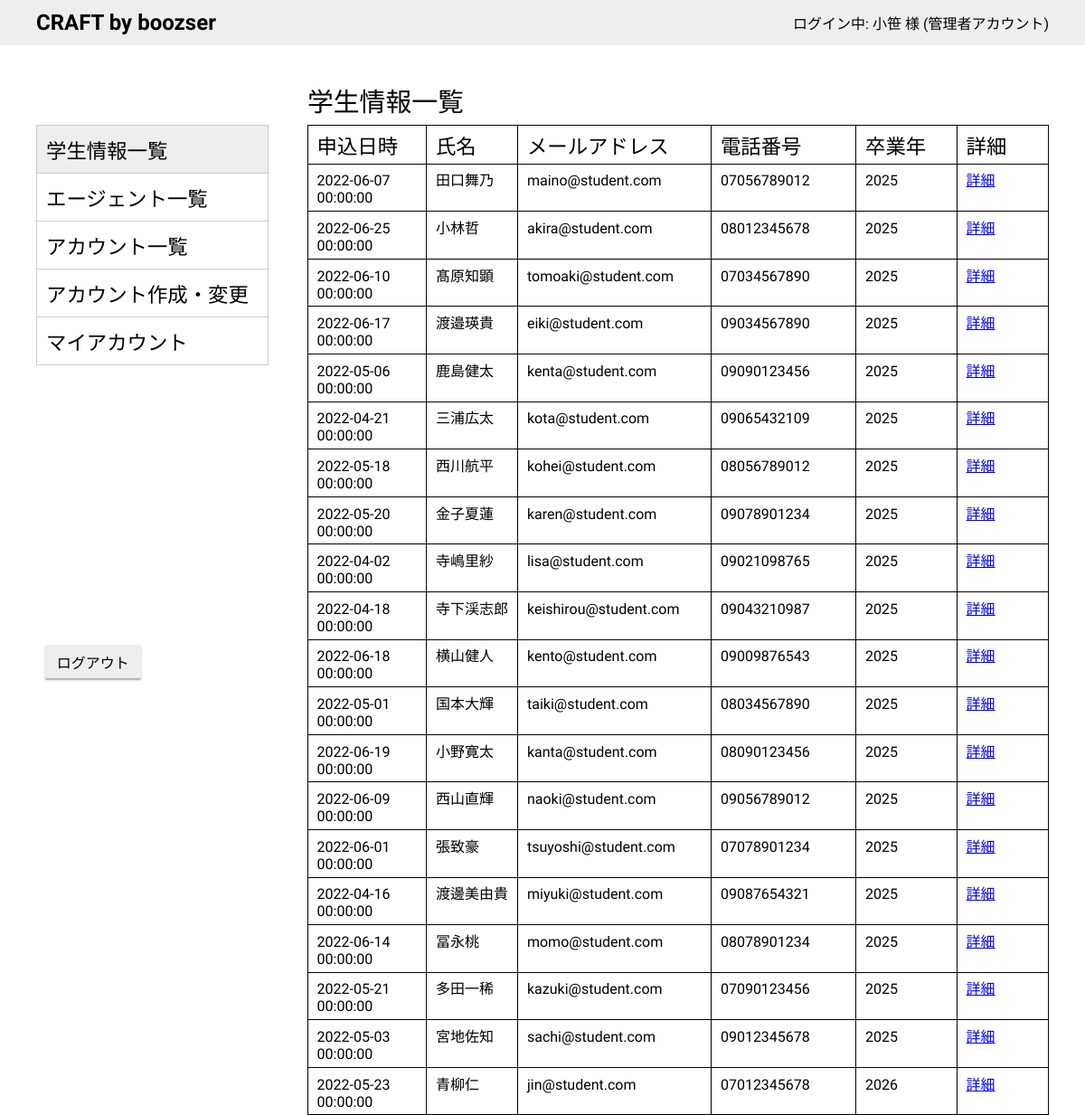
Screenshot of /admin/students.php (signed in) with the database file from the repository.
### tables this page shows
CREATE TABLE students(
  id VARCHAR(255) NOT NULL PRIMARY KEY,
  created_at DATETIME DEFAULT CURRENT_TIMESTAMP,
  inquiry_option_id INT NOT NULL,
  student_name TEXT(50) NOT NULL,
  student_name_ruby TEXT(50) NOT NULL,
  birthday DATE NOT NULL,
  sex INT NOT NULL,
  email TEXT(255) NOT NULL,
  tel TEXT(15) NOT NULL,
  univ TEXT(50) NOT NULL,
  faculty TEXT(50),
  department TEXT(50),
  graduate_year INT NOT NULL,
  postal_code TEXT(7),
  address TEXT(200),
  optional_comment TEXT(1000)
);

### src/admin/students.php (called while the page is built, shortened)
<?php
require(dirname(__FILE__) . "/app/dbconnect.php");
require(dirname(__FILE__) . "/app/_ctrl-pages.php");
$pgdata = array();
$pgdata += array('right_id' => $_SESSION['right_id']);
$pgdata += array('page_id' => 0);
$pgdata += array('page_title' => $pages[$pgdata['page_id']]['title']);
$pgdata += array('table_data' => [
  'th' => ['申込日時', '氏名', 'メールアドレス', '電話番号', '卒業年', '詳細'],
  'tr' => array()
]);
if ($_SESSION['right_id'] != 1) {
  $trs_stmt = $db->query(
    "SELECT
    created_at, student_name, email, tel, graduate_year,id
  FROM
    students"
  );
}
$trs = $trs_stmt->fetchAll();
foreach ($trs as $tr) :
  array_push($pgdata['table_data']['tr'], [$tr['created_at'], $tr['student_name'], $tr['email'], $tr['tel'], $tr['graduate_year'], '<a href="student-info.php?id=' . $tr["id"] . '" target="" class="link">詳細</a>']);
endforeach;
require(dirname(__FILE__) . "/app/right-check.php");
require(dirname(__FILE__) . "/app/fetch-account-name.php");
include(dirname(__FILE__) . "/parts/templates/_list-template.php");

### src/admin/app/_ctrl-pages.php (called while the page is built)
<?php
$pages = array(
  0 => [
    'title' => '学生情報一覧',
    'name' => 'students.php',
    'show_nav' => true,
    'right' => [1, 2, 3]
  ],
  1 => [
    'title' => 'エージェント一覧',
    'name' => 'agents.php',
    'show_nav' => true,
    'right' => [2, 3]
  ],
  2 => [
    'title' => 'アカウント一覧',
    'name' => 'accounts.php',
    'show_nav' => true,
    'right' => [3]
  ],
  3 =>
  [
    'title' => 'アカウント作成・変更',
    'name' => 'account-maint.php',
    'show_nav' => true,
    'right' => [3]
  ],
  4 => [
    'title' => '学生情報詳細',
    'name' => 'student-info.php',
    'show_nav' => false,
    'right' => [1, 2, 3]
  ],
  5 => [
    'title' => 'エージェント情報詳細',
    'name' => 'agent-info.php',
    'show_nav' => false,
    'right' => [2, 3]
  ],
  6 => [
    'title' => 'マイアカウント',
    'name' => 'myaccount.php',
    'show_nav' => true,
    'right' => [2, 3]
  ],
  7 => [
    'title' => '登録情報',
    'name' => 'reg-info.php',
    'show_nav' => true,
    'right' => [1]
  ],
  8 => [
    'title' => '請求情報',
    'name' => 'bill.php',
    'show_nav' => true,
    'right' => [1]
  ]
);

### src/admin/app/right-check.php (called while the page is built, shortened)
<?php
$right_name_stmt = $db->prepare("SELECT right_name FROM rights WHERE id = ?");
$right_name_stmt->execute([$pgdata['right_id']]);
$pgdata += array('right_name' => $right_name_stmt->fetch()['right_name']);

### src/admin/app/fetch-account-name.php (called while the page is built)
<?php
$account_stmt = $db->prepare("SELECT name FROM accounts WHERE id = ?");
$account_stmt->execute([$_SESSION['account_id']]);
$pgdata['account_name'] = $account_stmt->fetch()['name'];

### src/admin/parts/molecules/_table.php (the view)
<table border="1" class="list_table">
  <tr>
    <?php foreach ($pgdata['table_data']['th'] as $th) : ?>
      <th><?= $th; ?></th>
    <?php endforeach; ?>
  </tr>
  <?php foreach ($pgdata['table_data']['tr'] as $tr) : ?>
    <tr>
      <?php foreach ($tr as $td) : ?>
        <td><?= $td; ?></td>
      <?php endforeach; ?>
    </tr>
  <?php endforeach; ?>
</table>

### rows the page displays
students: created_at "2022-06-07 00:00:00", student_name "田口舞乃", email "maino@student.com", tel "07056789012", graduate_year "2025", td "詳細"
students: created_at "2022-06-25 00:00:00", student_name "小林哲", email "akira@student.com", tel "08012345678", graduate_year "2025", td "詳細"
students: created_at "2022-06-10 00:00:00", student_name "髙原知顕", email "tomoaki@student.com", tel "07034567890", graduate_year "2025", td "詳細"
students: created_at "2022-06-17 00:00:00", student_name "渡邉瑛貴", email "eiki@student.com", tel "09034567890", graduate_year "2025", td "詳細"
students: created_at "2022-05-06 00:00:00", student_name "鹿島健太", email "kenta@student.com", tel "09090123456", graduate_year "2025", td "詳細"
students: created_at "2022-04-21 00:00:00", student_name "三浦広太", email "kota@student.com", tel "09065432109", graduate_year "2025", td "詳細"
students: created_at "2022-05-18 00:00:00", student_name "西川航平", email "kohei@student.com", tel "08056789012", graduate_year "2025", td "詳細"
students: created_at "2022-05-20 00:00:00", student_name "金子夏蓮", email "karen@student.com", tel "09078901234", graduate_year "2025", td "詳細"
students: created_at "2022-04-02 00:00:00", student_name "寺嶋里紗", email "lisa@student.com", tel "09021098765", graduate_year "2025", td "詳細"
students: created_at "2022-04-18 00:00:00", student_name "寺下渓志郎", email "keishirou@student.com", tel "09043210987", graduate_year "2025", td "詳細"
students: created_at "2022-06-18 00:00:00", student_name "横山健人", email "kento@student.com", tel "09009876543", graduate_year "2025", td "詳細"
students: created_at "2022-05-01 00:00:00", student_name "国本大輝", email "taiki@student.com", tel "08034567890", graduate_year "2025", td "詳細"
students: created_at "2022-06-19 00:00:00", student_name "小野寛太", email "kanta@student.com", tel "08090123456", graduate_year "2025", td "詳細"
students: created_at "2022-06-09 00:00:00", student_name "西山直輝", email "naoki@student.com", tel "09056789012", graduate_year "2025", td "詳細"
students: created_at "2022-06-01 00:00:00", student_name "張致豪", email "tsuyoshi@student.com", tel "07078901234", graduate_year "2025", td "詳細"
students: created_at "2022-04-16 00:00:00", student_name "渡邊美由貴", email "miyuki@student.com", tel "09087654321", graduate_year "2025", td "詳細"
students: created_at "2022-06-14 00:00:00", student_name "冨永桃", email "momo@student.com", tel "08078901234", graduate_year "2025", td "詳細"
students: created_at "2022-05-21 00:00:00", student_name "多田一稀", email "kazuki@student.com", tel "07090123456", graduate_year "2025", td "詳細"
students: created_at "2022-05-03 00:00:00", student_name "宮地佐知", email "sachi@student.com", tel "09012345678", graduate_year "2025", td "詳細"
students: created_at "2022-05-23 00:00:00", student_name "青柳仁", email "jin@student.com", tel "07012345678", graduate_year "2026", td "詳細"

### other values shown
$pgdata['account_name'] "小笹"
$pgdata['right_name'] "管理者"
$nav_item['title'] "学生情報一覧"
$nav_item['title'] "エージェント一覧"
$nav_item['title'] "アカウント一覧"
$nav_item['title'] "アカウント作成・変更"
$nav_item['title'] "マイアカウント"
$pgdata['page_title'] "学生情報一覧"
$th "申込日時"
$th "氏名"
$th "メールアドレス"
$th "電話番号"
$th "卒業年"
$th "詳細"
